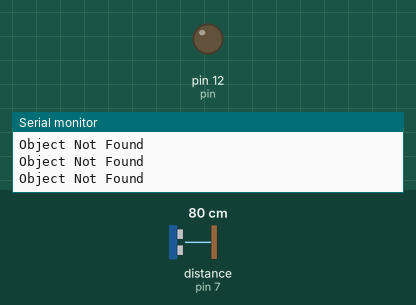
Recording of a sketch running on a simulated Arduino Uno, built with avr-gcc and run on an emulated ATmega328P. Shown: output pins drawn as LEDs (lit = HIGH), the last lines printed to the serial monitor. Wiring (inferred from the names in the program): ultrasonic range finder: trigger pin 6; echo pin 7. The test bench sets the inputs (shaded band); at power-on: distance to the obstacle (sensor on pin 7) 80 cm. The echo pulse lasts 58.3 µs per cm; pins used as bus, display or sensor lines are not drawn.

Above: at 1.2 s.
1.3 s: distance to the obstacle (sensor on pin 7) set to 19 cm
4.3 s: distance to the obstacle (sensor on pin 7) set to 15 cm
At 5.4 s:
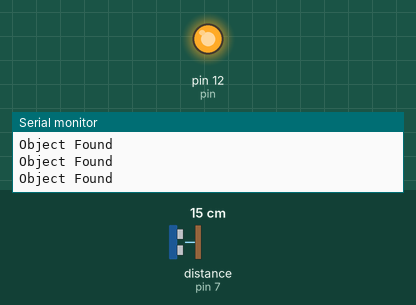
Timing chart, 0 to 7.3 s (numbered marks = the images above; inputs shaded):
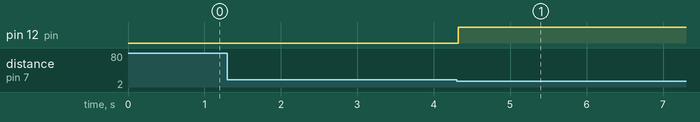

The sketch:

ultrasonic-sensor.ino
```cpp
int pin=12;
  const  int trigger=6;
  const  int echo=7;
  float  distance;
  float dist_inches;

  void setup(){
    Serial.begin(9600);
    pinMode(trigger,OUTPUT);
    pinMode(echo,INPUT);
    pinMode(pin,OUTPUT);
  }

  void loop(){
    digitalWrite(trigger,LOW);
    delayMicroseconds(5);


    digitalWrite(trigger,HIGH);
    delayMicroseconds(10);
    digitalWrite(trigger,LOW);


    distance=pulseIn(echo,HIGH);
    distance=distance*0.0001657;
    dist_inches=distance*39.37;

    if(dist_inches < 6){ //if distance of object is less than 6 inches
      digitalWrite(pin,HIGH);
      Serial.println("Object Found");
    }
    else{
      digitalWrite(pin,LOW);
      Serial.println("Object Not Found");
    }


  }
```

Measured:
- the behaviour switches between 17 and 16 cm on distance to the obstacle (sensor on pin 7) (found by bisection; images 0 and 1)
- after the input at 4.3 s, pin 12 (pin): LOW → HIGH at once
